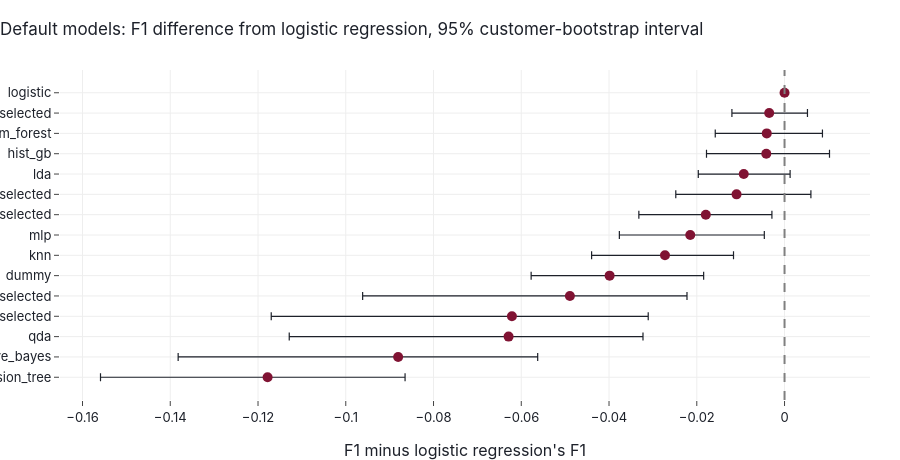

Notebook code for this chart:
### Code cell
order = board_default.index[::-1]  # best at the top of the chart
fig = go.Figure(go.Scatter(
    x=board_default.loc[order, "f1_diff"], y=order, mode="markers",
    marker=dict(size=10, color=ACCENT["burgundy"]),
    error_x=dict(
        type="data", symmetric=False,
        array=(board_default.loc[order, "ci_high"] - board_default.loc[order, "f1_diff"]).fillna(0),
        arrayminus=(board_default.loc[order, "f1_diff"] - board_default.loc[order, "ci_low"]).fillna(0),
        color=ACCENT["near_black"], thickness=1.2,
    ),
    customdata=board_default.loc[order, ["f1", "ci_low", "ci_high"]],
    hovertemplate="%{y}<br>F1 %{customdata[0]:.3f}<br>difference %{x:+.3f}"
                  "<br>95% interval [%{customdata[1]:.3f}, %{customdata[2]:.3f}]<extra></extra>",
))
fig.add_vline(x=0, line=dict(color="grey", dash="dash"))
fig.update_layout(
    title="Default models: F1 difference from logistic regression, 95% customer-bootstrap interval",
    xaxis_title="F1 minus logistic regression's F1",
    height=460,
)
fig.write_html(FIGURES_DIR / "04_default_scoreboard.html", **HTML_OPTIONS)
fig.write_image(FIGURES_DIR / "04_default_scoreboard.png", **PNG_OPTIONS)
fig.show()

### Figure 1 — Plotly figure (JSON) as saved in the notebook; plotly's stock layout.template omitted (floating-point values rounded to 4 significant figures)
{"data": [{"customdata": [[0.6308, -0.1559, -0.08649], [0.6606, -0.1382, -0.05626], [0.6858, -0.1129, -0.03226], [0.6865, -0.117, -0.03107], [0.6997, -0.09616, -0.02223], [0.7088, -0.05775, -0.01844], [0.7214, -0.04397, -0.01163], [0.7272, -0.03765, -0.00461], [0.7307, -0.03321, -0.002879], [0.7377, -0.02479, 0.006008], [0.7394, -0.01966, 0.001268], [0.7445, -0.01779, 0.01025], [0.7446, -0.01579, 0.008639], [0.7452, -0.012, 0.005223], [0.7487, NaN, NaN]], "error_x": {"array": [0.03133, 0.0318, 0.03063, 0.03106, 0.02668, 0.02143, 0.01562, 0.01688, 0.01506, 0.01695, 0.01057, 0.01441, 0.0127, 0.008717, 0.0], "arrayminus": [0.03808, 0.05014, 0.04999, 0.05485, 0.04724, 0.01788, 0.01672, 0.01616, 0.01526, 0.01385, 0.01036, 0.01363, 0.01174, 0.008501, 0.0], "color": "#1d212a", "symmetric": false, "thickness": 1.2, "type": "data"}, "hovertemplate": "%{y}<br>F1 %{customdata[0]:.3f}<br>difference %{x:+.3f}<br>95% interval [%{customdata[1]:.3f}, %{customdata[2]:.3f}]<extra></extra>", "marker": {"color": "#801333", "size": 10}, "mode": "markers", "type": "scatter", "x": [-0.1178, -0.08806, -0.0629, -0.06213, -0.04892, -0.03987, -0.02725, -0.02149, -0.01794, -0.01094, -0.009299, -0.00416, -0.004056, -0.003495, 0.0], "y": ["decision_tree", "naive_bayes", "qda", "naive_bayes_selected", "qda_selected", "dummy", "knn", "mlp", "knn_selected", "mlp_selected", "lda", "hist_gb", "random_forest", "lda_selected", "logistic"]}], "layout": {"height": 460, "shapes": [{"line": {"color": "grey", "dash": "dash"}, "type": "line", "x0": 0, "x1": 0, "xref": "x", "y0": 0, "y1": 1, "yref": "y domain"}], "title": {"text": "Default models: F1 difference from logistic regression, 95% customer-bootstrap interval"}, "xaxis": {"title": {"text": "F1 minus logistic regression's F1"}}}}
